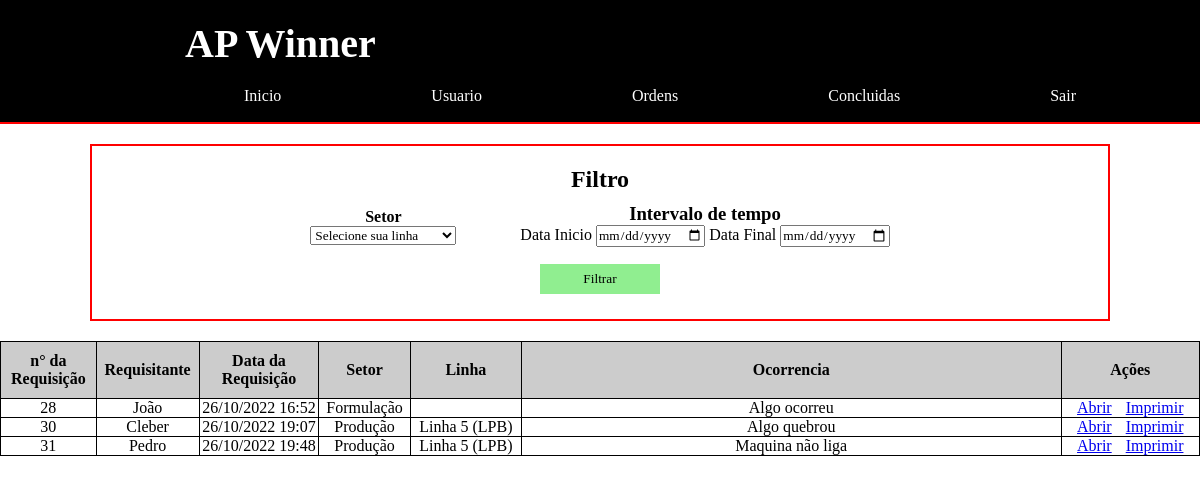
/ordensConcluidas.php (signed in), run on the app's committed database.
### tables this page shows
CREATE TABLE `ordemservico` (
  `id` int(11) NOT NULL,
  `nomeRequisitante` varchar(80) NOT NULL,
  `setor` varchar(25) NOT NULL,
  `linhaProducao` varchar(40) DEFAULT NULL,
  `dataRequisicao` datetime NOT NULL,
  `descricaoRequisicao` text NOT NULL,
  `concluido` int(1) NOT NULL DEFAULT 0,
  `id_relatorioTecnico` int(11) DEFAULT NULL
);

### php/concluidos.php (the view)
<?php
    include 'config.php';
    $sql = "SELECT * FROM ordemservico WHERE concluido = '1' ";
    $dados = mysqli_query($conn,$sql);
    while($row = mysqli_fetch_array($dados)){
?>
    <tr>
        <td><?php echo $row['id'] ?></td>
        <td><?php echo $row['nomeRequisitante'] ?></td>
        <td><?php echo date('d/m/Y H:i', strtotime($row['dataRequisicao']))?></td>
        <td><?php echo $row['setor'] ?></td>
        <td><?php echo $row['linhaProducao'] ?></td>
        <td><?php echo $row['descricaoRequisicao'] ?></td>
        <td>
            <a href="ordem.php?id=<?php echo $row['id'] ?>">Abrir</a>
            <a href="imprimirReq.php?id=<?php echo $row['id'] ?>">Imprimir</a>
        </td>
    </tr>
<?php
    }
?>

### css/style.css (style rules this page uses)
* { margin:0; padding:0; font-family: calibri; box-sizing: border-box; }
table tr, table td, table th { border: 1px solid black; }
table td a { padding: 5px; }

### data on the page
ordemservico: id "28", nomeRequisitante "João", dataRequisicao "26/10/2022 16:52", setor "Formulação", descricaoRequisicao "Algo ocorreu"
ordemservico: id "30", nomeRequisitante "Cleber", dataRequisicao "26/10/2022 19:07", setor "Produção", linhaProducao "Linha 5 (LPB)", descricaoRequisicao "Algo quebrou"
ordemservico: id "31", nomeRequisitante "Pedro", dataRequisicao "26/10/2022 19:48", setor "Produção", linhaProducao "Linha 5 (LPB)", descricaoRequisicao "Maquina não liga"

### other printed values
$titulo "Filtro"
